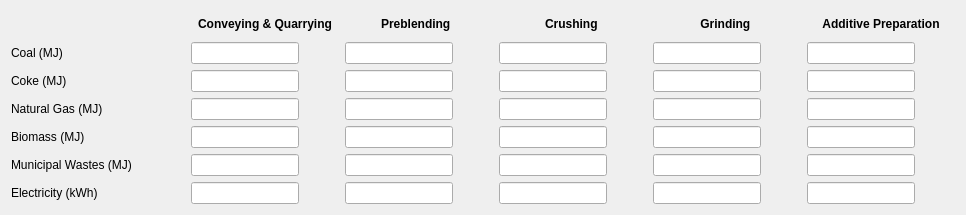
   <widget class="QWidget" name="layoutWidget">
    <property name="geometry">
     <rect>
      <x>10</x>
      <y>30</y>
      <width>966</width>
      <height>241</height>
     </rect>
    </property>
    <layout class="QGridLayout" name="energy_input_gridLayout1">
     <property name="sizeConstraint">
      <enum>QLayout::SetFixedSize</enum>
     </property>
     <item row="2" column="1">
      <widget class="QLineEdit" name="coke_conveying_input_page6">
       <property name="sizePolicy">
        <sizepolicy hsizetype="Fixed" vsizetype="Fixed">
         <horstretch>0</horstretch>
         <verstretch>0</verstretch>
        </sizepolicy>
       </property>
       <property name="text">
        <string/>
       </property>
       <property name="alignment">
        <set>Qt::AlignLeading|Qt::AlignLeft|Qt::AlignVCenter</set>
       </property>
      </widget>
     </item>
     <item row="5" column="5">
      <widget class="QLineEdit" name="msw_additive_prep_input_page6">
       <property name="sizePolicy">
        <sizepolicy hsizetype="Fixed" vsizetype="Fixed">
         <horstretch>0</horstretch>
         <verstretch>0</verstretch>
        </sizepolicy>
       </property>
       <property name="text">
        <string/>
       </property>
      </widget>
     </item>
     <item row="5" column="4">
      <widget class="QLineEdit" name="msw_grinding_input_page6_2">
       <property name="sizePolicy">
        <sizepolicy hsizetype="Fixed" vsizetype="Fixed">
         <horstretch>0</horstretch>
         <verstretch>0</verstretch>
        </sizepolicy>
       </property>
       <property name="text">
        <string/>
       </property>
      </widget>
     </item>
     <item row="6" column="0">
      <widget class="QLabel" name="electricity_detailed_page6_label">
       <property name="sizePolicy">
        <sizepolicy hsizetype="Expanding" vsizetype="Expanding">
         <horstretch>0</horstretch>
         <verstretch>0</verstretch>
        </sizepolicy>
       </property>
       <property name="maximumSize">
        <size>
         <width>174</width>
         <height>21</height>
        </size>
       </property>
       <property name="text">
        <string>Electricity (kWh)</string>
       </property>
      </widget>
     </item>
     <item row="0" column="4">
      <widget class="QLabel" name="grinding_label_page6">
       <property name="sizePolicy">
        <sizepolicy hsizetype="Expanding" vsizetype="Expanding">
         <horstretch>0</horstretch>
         <verstretch>0</verstretch>
        </sizepolicy>
       </property>
       <property name="minimumSize">
        <size>
         <width>148</width>
         <height>25</height>
        </size>
       </property>
       <property name="maximumSize">
        <size>
         <width>148</width>
         <height>25</height>
        </size>
       </property>
       <property name="font">
        <font>
         <bold>true</bold>
        </font>
       </property>
       <property name="text">
        <string>      Grinding       </string>
       </property>
       <property name="alignment">
        <set>Qt::AlignCenter</set>
       </property>
      </widget>
     </item>
     <item row="1" column="5">
      <widget class="QLineEdit" name="coal_additive_prep_input_page6">
       <property name="sizePolicy">
        <sizepolicy hsizetype="Fixed" vsizetype="Fixed">
         <horstretch>0</horstretch>
         <verstretch>0</verstretch>
        </sizepolicy>
       </property>
       <property name="text">
        <string/>
       </property>
      </widget>
     </item>
     <item row="3" column="4">
      <widget class="QLineEdit" name="natural_gas_grinding_input_page6_2">
       <property name="sizePolicy">
        <sizepolicy hsizetype="Fixed" vsizetype="Fixed">
         <horstretch>0</horstretch>
         <verstretch>0</verstretch>
        </sizepolicy>
       </property>
       <property name="text">
        <string/>
       </property>
      </widget>
     </item>
     <item row="6" column="3">
      <widget class="QLineEdit" name="electricity_crushing_input_page6">
       <property name="sizePolicy">
        <sizepolicy hsizetype="Fixed" vsizetype="Fixed">
         <horstretch>0</horstretch>
         <verstretch>0</verstretch>
        </sizepolicy>
       </property>
       <property name="text">
        <string/>
       </property>
      </widget>
     </item>
     <item row="4" column="3">
      <widget class="QLineEdit" name="biomass_crushing_input_page6">
       <property name="sizePolicy">
        <sizepolicy hsizetype="Fixed" vsizetype="Fixed">
         <horstretch>0</horstretch>
         <verstretch>0</verstretch>
        </sizepolicy>
       </property>
       <property name="text">
        <string/>
       </property>
      </widget>
     </item>
     <item row="5" column="3">
      <widget class="QLineEdit" name="msw_crushing_input_page6">
       <property name="sizePolicy">
        <sizepolicy hsizetype="Fixed" vsizetype="Fixed">
         <horstretch>0</horstretch>
         <verstretch>0</verstretch>
        </sizepolicy>
       </property>
       <property name="text">
        <string/>
       </property>
      </widget>
     </item>
     <item row="1" column="4">
      <widget class="QLineEdit" name="coal_grinding_input_page6_2">
       <property name="sizePolicy">
        <sizepolicy hsizetype="Fixed" vsizetype="Fixed">
         <horstretch>0</horstretch>
         <verstretch>0</verstretch>
        </sizepolicy>
       </property>
       <property name="text">
        <string/>
       </property>
      </widget>
     </item>
     <item row="2" column="4">
      <widget class="QLineEdit" name="coke_grinding_input_page6_2">
       <property name="sizePolicy">
        <sizepolicy hsizetype="Fixed" vsizetype="Fixed">
         <horstretch>0</horstretch>
         <verstretch>0</verstretch>
        </sizepolicy>
       </property>
       <property name="text">
        <string/>
       </property>
      </widget>
     </item>
     <item row="1" column="1">
      <widget class="QLineEdit" name="coal_conveying_input_page6">
       <property name="sizePolicy">
        <sizepolicy hsizetype="Fixed" vsizetype="Fixed">
         <horstretch>0</horstretch>
         <verstretch>0</verstretch>
        </sizepolicy>
       </property>
       <property name="text">
        <string/>
       </property>
       <property name="alignment">
        <set>Qt::AlignLeading|Qt::AlignLeft|Qt::AlignVCenter</set>
       </property>
      </widget>
     </item>
     <item row="4" column="0">
      <widget class="QLabel" name="biomass_label_detailed_page6">
       <property name="sizePolicy">
        <sizepolicy hsizetype="Expanding" vsizetype="Expanding">
         <horstretch>0</horstretch>
         <verstretch>0</verstretch>
        </sizepolicy>
       </property>
       <property name="maximumSize">
        <size>
         <width>174</width>
         <height>21</height>
        </size>
       </property>
       <property name="text">
        <string>Biomass (MJ)</string>
       </property>
      </widget>
     </item>
     <item row="1" column="3">
      <widget class="QLineEdit" name="coal_crushing_input_page6">
       <property name="sizePolicy">
        <sizepolicy hsizetype="Fixed" vsizetype="Fixed">
         <horstretch>0</horstretch>
         <verstretch>0</verstretch>
        </sizepolicy>
       </property>
       <property name="text">
        <string/>
       </property>
      </widget>
     </item>
     <item row="3" column="3">
      <widget class="QLineEdit" name="natural_gas_crushing_input_page6">
       <property name="sizePolicy">
        <sizepolicy hsizetype="Fixed" vsizetype="Fixed">
         <horstretch>0</horstretch>
         <verstretch>0</verstretch>
        </sizepolicy>
       </property>
       <property name="text">
        <string/>
       </property>
      </widget>
     </item>
     <item row="6" column="2">
      <widget class="QLineEdit" name="electricity_preblending_input_page6">
       <property name="sizePolicy">
        <sizepolicy hsizetype="Fixed" vsizetype="Fixed">
         <horstretch>0</horstretch>
         <verstretch>0</verstretch>
        </sizepolicy>
       </property>
       <property name="text">
        <string/>
       </property>
      </widget>
     </item>
     <item row="4" column="5">
      <widget class="QLineEdit" name="biomass_additive_prep_input_page6">
       <property name="sizePolicy">
        <sizepolicy hsizetype="Fixed" vsizetype="Fixed">
         <horstretch>0</horstretch>
         <verstretch>0</verstretch>
        </sizepolicy>
       </property>
       <property name="text">
        <string/>
       </property>
      </widget>
     </item>
     <item row="5" column="2">
      <widget class="QLineEdit" name="msw_preblending_input_page6">
       <property name="sizePolicy">
        <sizepolicy hsizetype="Fixed" vsizetype="Fixed">
         <horstretch>0</horstretch>
         <verstretch>0</verstretch>
        </sizepolicy>
       </property>
       <property name="text">
        <string/>
       </property>
      </widget>
     </item>
     <item row="0" column="0">
      <widget class="QLabel" name="coal_label_detailed_page6_2">
       <property name="text">
        <string/>
       </property>
      </widget>
     </item>
     <item row="2" column="0">
      <widget class="QLabel" name="coke_label_detailed_page6">
       <property name="sizePolicy">
        <sizepolicy hsizetype="Expanding" vsizetype="Expanding">
         <horstretch>0</horstretch>
         <verstretch>0</verstretch>
        </sizepolicy>
       </property>
       <property name="minimumSize">
        <size>
         <width>174</width>
         <height>21</height>
        </size>
       </property>
       <property name="maximumSize">
        <size>
         <width>174</width>
         <height>21</height>
        </size>
       </property>
       <property name="text">
        <string>Coke (MJ)</string>
       </property>
      </widget>
     </item>
     <item row="0" column="1">
      <widget class="QLabel" name="conveying_label_page6">
       <property name="sizePolicy">
        <sizepolicy hsizetype="Expanding" vsizetype="Expanding">
         <horstretch>0</horstretch>
         <verstretch>0</verstretch>
        </sizepolicy>
       </property>
       <property name="minimumSize">
        <size>
         <width>148</width>
         <height>25</height>
        </size>
       </property>
       <property name="maximumSize">
        <size>
         <width>148</width>
         <height>25</height>
        </size>
       </property>
       <property name="font">
        <font>
         <bold>true</bold>
        </font>
       </property>
       <property name="text">
        <string>Conveying &amp; Quarrying</string>
       </property>
       <property name="alignment">
        <set>Qt::AlignCenter</set>
       </property>
      </widget>
     </item>
     <item row="3" column="2">
      <widget class="QLineEdit" name="natural_gas_preblending_input_page6">
       <property name="sizePolicy">
        <sizepolicy hsizetype="Fixed" vsizetype="Fixed">
         <horstretch>0</horstretch>
         <verstretch>0</verstretch>
        </sizepolicy>
       </property>
       <property name="text">
        <string/>
       </property>
      </widget>
     </item>
     <item row="1" column="2">
      <widget class="QLineEdit" name="coal_preblending_input_page6">
       <property name="sizePolicy">
        <sizepolicy hsizetype="Fixed" vsizetype="Fixed">
         <horstretch>0</horstretch>
         <verstretch>0</verstretch>
        </sizepolicy>
       </property>
       <property name="text">
        <string/>
       </property>
      </widget>
     </item>
     <item row="3" column="1">
      <widget class="QLineEdit" name="natural_gas_conveying_input_page6">
       <property name="sizePolicy">
        <sizepolicy hsizetype="Fixed" vsizetype="Fixed">
         <horstretch>0</horstretch>
         <verstretch>0</verstretch>
        </sizepolicy>
       </property>
       <property name="text">
        <string/>
       </property>
      </widget>
     </item>
     <item row="4" column="2">
      <widget class="QLineEdit" name="biomass_preblending_input_page6">
       <property name="sizePolicy">
        <sizepolicy hsizetype="Fixed" vsizetype="Fixed">
         <horstretch>0</horstretch>
         <verstretch>0</verstretch>
        </sizepolicy>
       </property>
       <property name="text">
        <string/>
       </property>
      </widget>
     </item>
     <item row="4" column="4">
      <widget class="QLineEdit" name="biomass_grinding_input_page6_2">
       <property name="sizePolicy">
        <sizepolicy hsizetype="Fixed" vsizetype="Fixed">
         <horstretch>0</horstretch>
         <verstretch>0</verstretch>
        </sizepolicy>
       </property>
       <property name="text">
        <string/>
       </property>
      </widget>
     </item>
     <item row="6" column="1">
      <widget class="QLineEdit" name="electricity_conveying_input_page6">
       <property name="sizePolicy">
        <sizepolicy hsizetype="Fixed" vsizetype="Fixed">
         <horstretch>0</horstretch>
         <verstretch>0</verstretch>
        </sizepolicy>
       </property>
       <property name="text">
        <string/>
       </property>
      </widget>
     </item>
     <item row="6" column="5">
      <widget class="QLineEdit" name="electricity_additive_prep_input_page6">
       <property name="sizePolicy">
        <sizepolicy hsizetype="Fixed" vsizetype="Fixed">
         <horstretch>0</horstretch>
         <verstretch>0</verstretch>
        </sizepolicy>
       </property>
       <property name="text">
        <string/>
       </property>
      </widget>
     </item>
     <item row="6" column="4">
      <widget class="QLineEdit" name="electricity_grinding_input_page6_2">
       <property name="sizePolicy">
        <sizepolicy hsizetype="Fixed" vsizetype="Fixed">
         <horstretch>0</horstretch>
         <verstretch>0</verstretch>
        </sizepolicy>
       </property>
       <property name="text">
        <string/>
       </property>
      </widget>
     </item>
     <item row="1" column="0">
      <widget class="QLabel" name="coal_label_detailed_page6">
       <property name="sizePolicy">
        <sizepolicy hsizetype="Expanding" vsizetype="Expanding">
         <horstretch>0</horstretch>
         <verstretch>0</verstretch>
        </sizepolicy>
       </property>
       <property name="minimumSize">
        <size>
         <width>174</width>
         <height>21</height>
        </size>
       </property>
       <property name="maximumSize">
        <size>
         <width>174</width>
         <height>21</height>
        </size>
       </property>
       <property name="text">
        <string>Coal (MJ)</string>
       </property>
      </widget>
     </item>
     <item row="4" column="1">
      <widget class="QLineEdit" name="biomass_conveying_input_page6">
       <property name="sizePolicy">
        <sizepolicy hsizetype="Fixed" vsizetype="Fixed">
         <horstretch>0</horstretch>
         <verstretch>0</verstretch>
        </sizepolicy>
       </property>
       <property name="text">
        <string/>
       </property>
      </widget>
     </item>
     <item row="0" column="2">
      <widget class="QLabel" name="preblending_label_page6">
       <property name="sizePolicy">
        <sizepolicy hsizetype="Expanding" vsizetype="Expanding">
         <horstretch>0</horstretch>
         <verstretch>0</verstretch>
        </sizepolicy>
       </property>
       <property name="minimumSize">
        <size>
         <width>148</width>
         <height>25</height>
        </size>
       </property>
       <property name="maximumSize">
        <size>
         <width>148</width>
         <height>25</height>
        </size>
       </property>
       <property name="font">
        <font>
         <bold>true</bold>
        </font>
       </property>
       <property name="text">
        <string>    Preblending      </string>
       </property>
       <property name="alignment">
        <set>Qt::AlignCenter</set>
       </property>
      </widget>
     </item>
     <item row="5" column="0">
      <widget class="QLabel" name="municipal_wastes_label_detailed_page6">
       <property name="sizePolicy">
        <sizepolicy hsizetype="Expanding" vsizetype="Expanding">
         <horstretch>0</horstretch>
         <verstretch>0</verstretch>
        </sizepolicy>
       </property>
       <property name="maximumSize">
        <size>
         <width>174</width>
         <height>21</height>
        </size>
       </property>
       <property name="text">
        <string>Municipal Wastes (MJ)         </string>
       </property>
      </widget>
     </item>
     <item row="2" column="3">
      <widget class="QLineEdit" name="coke_crushing_input_page6">
       <property name="sizePolicy">
        <sizepolicy hsizetype="Fixed" vsizetype="Fixed">
         <horstretch>0</horstretch>
         <verstretch>0</verstretch>
        </sizepolicy>
       </property>
       <property name="text">
        <string/>
       </property>
      </widget>
     </item>
     <item row="2" column="5">
      <widget class="QLineEdit" name="coke_additive_prep_input_page6">
       <property name="sizePolicy">
        <sizepolicy hsizetype="Fixed" vsizetype="Fixed">
         <horstretch>0</horstretch>
         <verstretch>0</verstretch>
        </sizepolicy>
       </property>
       <property name="text">
        <string/>
       </property>
      </widget>
     </item>
     <item row="2" column="2">
      <widget class="QLineEdit" name="coke_preblending_input_page6">
       <property name="sizePolicy">
        <sizepolicy hsizetype="Fixed" vsizetype="Fixed">
         <horstretch>0</horstretch>
         <verstretch>0</verstretch>
        </sizepolicy>
       </property>
       <property name="text">
        <string/>
       </property>
      </widget>
     </item>
     <item row="3" column="5">
      <widget class="QLineEdit" name="natural_gas_additive_prep_input_page6">
       <property name="sizePolicy">
        <sizepolicy hsizetype="Fixed" vsizetype="Fixed">
         <horstretch>0</horstretch>
         <verstretch>0</verstretch>
        </sizepolicy>
       </property>
       <property name="text">
        <string/>
       </property>
      </widget>
     </item>
     <item row="0" column="5">
      <widget class="QLabel" name="additive_prep_label_page6">
       <property name="sizePolicy">
        <sizepolicy hsizetype="Expanding" vsizetype="Expanding">
         <horstretch>0</horstretch>
         <verstretch>0</verstretch>
        </sizepolicy>
       </property>
       <property name="minimumSize">
        <size>
         <width>148</width>
         <height>25</height>
        </size>
       </property>
       <property name="maximumSize">
        <size>
         <width>148</width>
         <height>25</height>
        </size>
       </property>
       <property name="font">
        <font>
         <bold>true</bold>
        </font>
       </property>
       <property name="text">
        <string>Additive Preparation</string>
       </property>
       <property name="alignment">
        <set>Qt::AlignCenter</set>
       </property>
      </widget>
     </item>
     <item row="0" column="3">
      <widget class="QLabel" name="crushing_label_page6">
       <property name="sizePolicy">
        <sizepolicy hsizetype="Expanding" vsizetype="Expanding">
         <horstretch>0</horstretch>
         <verstretch>0</verstretch>
        </sizepolicy>
       </property>
       <property name="minimumSize">
        <size>
         <width>148</width>
         <height>25</height>
        </size>
       </property>
       <property name="maximumSize">
        <size>
         <width>148</width>
         <height>25</height>
        </size>
       </property>
       <property name="font">
        <font>
         <bold>true</bold>
        </font>
       </property>
       <property name="text">
        <string>      Crushing       </string>
       </property>
       <property name="alignment">
        <set>Qt::AlignCenter</set>
       </property>
      </widget>
     </item>
     <item row="3" column="0">
      <widget class="QLabel" name="natural_gas_label_detailed_page6">
       <property name="sizePolicy">
        <sizepolicy hsizetype="Expanding" vsizetype="Expanding">
         <horstretch>0</horstretch>
         <verstretch>0</verstretch>
        </sizepolicy>
       </property>
       <property name="maximumSize">
        <size>
         <width>174</width>
         <height>21</height>
        </size>
       </property>
       <property name="text">
        <string>Natural Gas (MJ)</string>
       </property>
      </widget>
     </item>
     <item row="5" column="1">
      <widget class="QLineEdit" name="msw_conveying_input_page6">
       <property name="sizePolicy">
        <sizepolicy hsizetype="Fixed" vsizetype="Fixed">
         <horstretch>0</horstretch>
         <verstretch>0</verstretch>
        </sizepolicy>
       </property>
       <property name="text">
        <string/>
       </property>
      </widget>
     </item>
    </layout>
   </widget>
